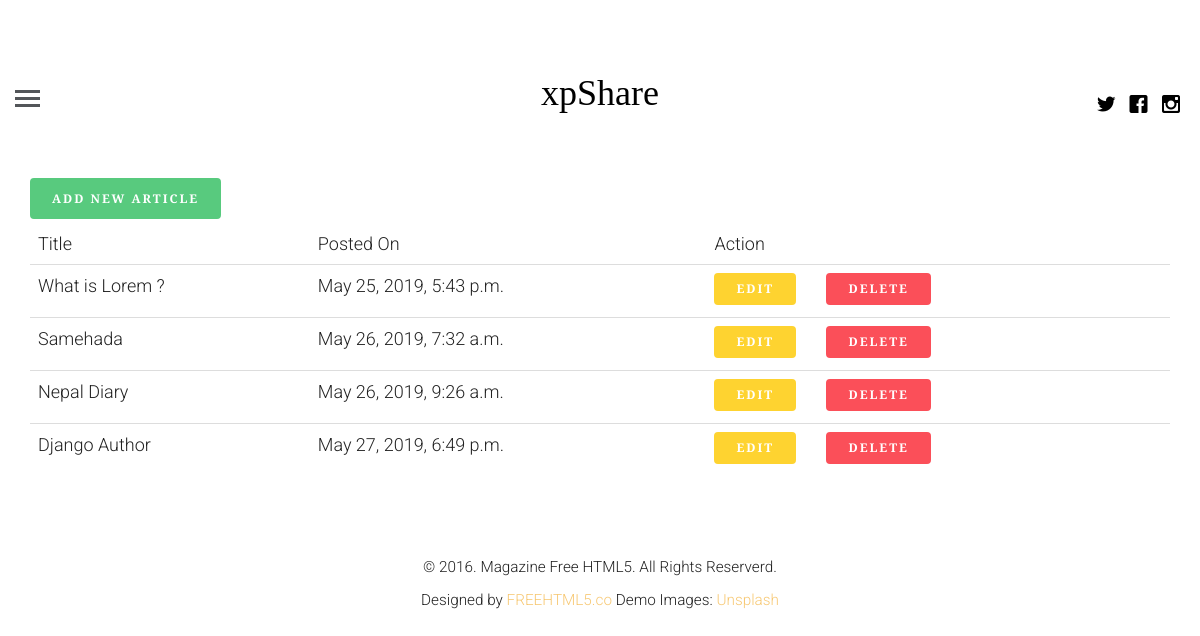
The app's page /profile (signed in) with its own data.
### shareapp/models.py (models this page shows, shortened)
class Article(models.Model):
    article_author = models.ForeignKey(Author , on_delete=models.CASCADE)
    title = models.CharField(max_length=200)
    body = models.TextField()
    category = models.ForeignKey(Category , on_delete= models.CASCADE)
    posted_on = models.DateTimeField(auto_now=False,auto_now_add=True)
    update_on = models.DateTimeField(auto_now=True,auto_now_add=False)
    image = models.FileField()

### shareapp/views.py (the view, shortened to what this page needs)
# urls.py: path('profile',getSeperateProfile, name = 'profile'),
def getSeperateProfile(request):
    if request.user.is_authenticated:
        user = get_object_or_404(User,id=request.user.id)
        author_profile=Author.objects.filter(name=user.id)
        if author_profile:
            author_user = get_object_or_404(Author,name = request.user.id)
            post = Article.objects.filter(article_author=author_user.id)
            return render(request, 'logged_in_profile.html', {"post": post, "user": author_user})
    else:
        return redirect('login')

### templates/logged_in_profile.html (shortened to what this page needs)
{% extends 'base.html' %}
{% block content %}
    <div class="container">
        <a href="{% url 'create' %}"><button class="btn btn-success pull-left">Add new article</button></a>
        <table class="table table-hover">
            <thead>
                 <tr>
                     <td>Title</td>
                     <td>Posted On</td>
                     <td>Action</td>
                 </tr>
            </thead>
            <tbody>
             {% for p in post %}
                <tr>
                        <td>{{ p.title }}</td>
                        <td>{{ p.posted_on }}</td>
                        <td><a href="{% url 'update' id=p.id%} "><button class="btn btn-warning btn-sm">Edit</button></a>&nbsp&nbsp&nbsp&nbsp&nbsp&nbsp<a href="{% url 'delete' id=p.id%} "><button class="btn btn-danger btn-sm">Delete</button></a></td>
                </tr>
             {% endfor %}
            </tbody>
        </table>
    </div>
{% endblock %}

### shareapp/static/css/style.css (style rules this page uses)
body { font-family: "Roboto", arial, sans-serif; font-size: 18px; font-weight: 300; line-height: 1.8; color: #222; background: #fff; }
a { color: #f7c873; -webkit-transition: 0.5s; -o-transition: 0.5s; transition: 0.5s; }
.btn { margin-right: 4px; margin-bottom: 4px; font-family: "Playfair Display", times, serif; font-size: 12px; letter-spacing: 2px; text-transform: uppercase; font-weight: 700; -webkit-border-radius: 4px; -moz-border-radius: 4px; -ms-border-radius: 4px; border-radius: 4px; -webkit-transition: 0.5s; -o-transition: 0.5s; transition: 0.5s; }
.btn-success { background: #58ca7e; color: #fff; border: 2px solid #58ca7e; }
.btn-warning { background: #fed330; color: #fff; border: 2px solid #fed330; }
.btn-danger { background: #fb4f59; color: #fff; border: 2px solid #fb4f59; }

### records on screen
Article: title "What is Lorem ?", posted_on "May 25, 2019, 5:43 p.m."
Article: title "Samehada", posted_on "May 26, 2019, 7:32 a.m."
Article: title "Nepal Diary", posted_on "May 26, 2019, 9:26 a.m."
Article: title "Django Author", posted_on "May 27, 2019, 6:49 p.m."
